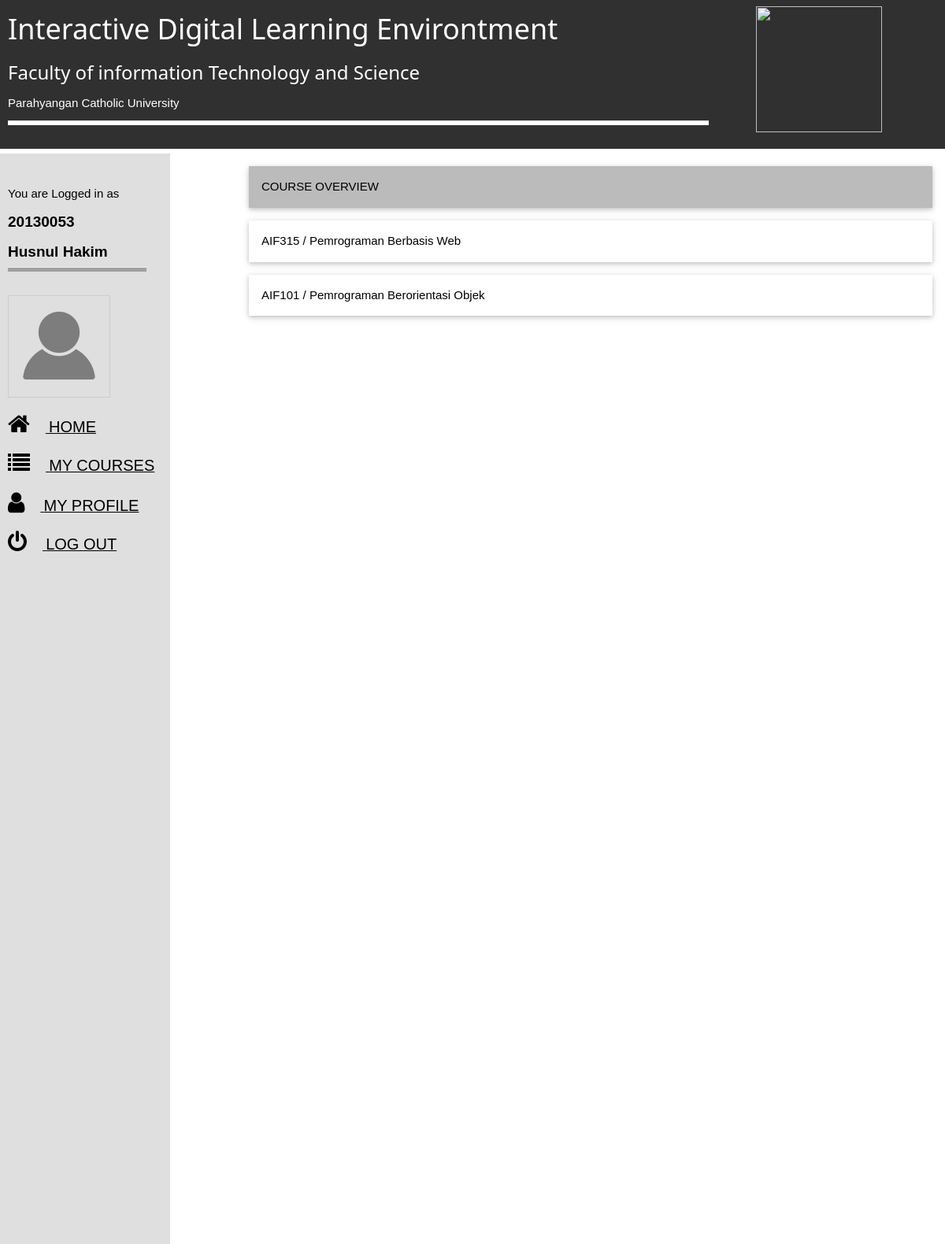
The page /IDE/pages/lecturer/lct.php (signed in) on the database its author committed.
### tables this page shows
CREATE TABLE `courses` (
  `ID_C` int(11) NOT NULL,
  `code` varchar(6) NOT NULL,
  `course` varchar(50) NOT NULL
);

### IDE/phpScript/courses.php (the view)
<?php
$id = $_SESSION['id'];
$sql = "SELECT courses.code as courseCode,courses.course as courseName, courses.ID_C as id FROM courses JOIN enrollments ON courses.ID_C = enrollments.ID_C WHERE $id = enrollments.ID_U;";
$result = $mysqli->query($sql);
?>
<div class="w3-panel w3-card-2 w3-grey"><p>COURSE OVERVIEW</p></div>
<?php
if($result && $result->num_rows > 0){
	while ($row = $result->fetch_assoc()) {
		$courseID = $row["id"];
		$course = $row["courseName"];
		$courseCode =  $row["courseCode"];
		?>
		<div class="w3-panel w3-card-2">
			<a href="<?php echo "course.php?id=".$courseID."&courseTitle=".$course ?>" style = "text-decoration: none;"><p><?php echo "$courseCode"." / "."$course"?></p></a>
		</div>
<?php
	}
}
else{
	header("location:../../index.php");
}
?>

### rows shown on the page
courses: code "AIF315", course "Pemrograman Berbasis Web"
courses: code "AIF101", course "Pemrograman Berorientasi Objek"

### other values the page prints
$_SESSION['userid'] "20130053"
$_SESSION['name'] "Husnul Hakim"
